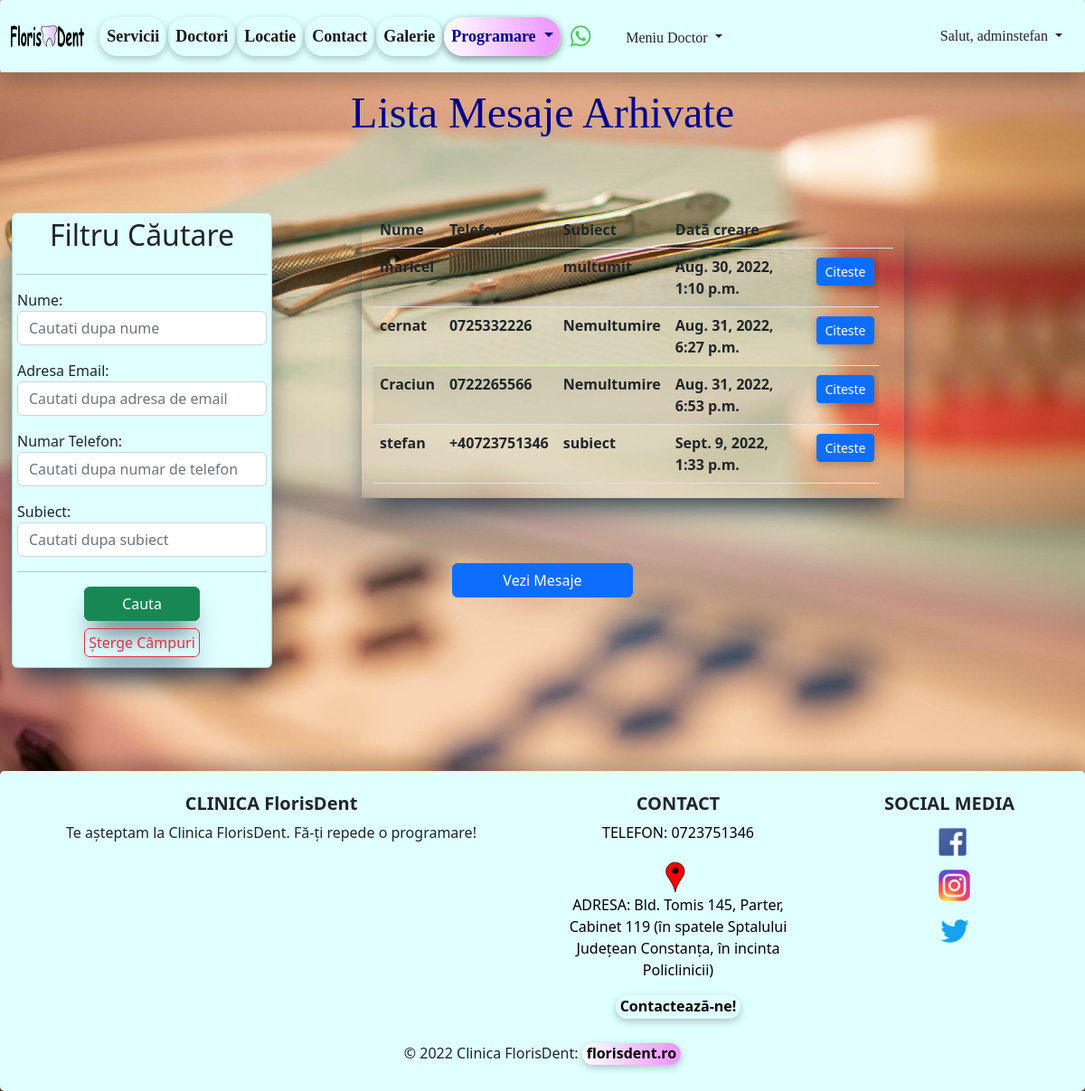
The page /list_of_mesaje_arhivate/ (signed in) on the database its author committed.
### home/models.py (models this page shows, shortened)
class Mesaj(models.Model):
    nume = models.CharField(max_length=40)
    email = models.EmailField(max_length=40)
    numar_telefon = models.CharField(blank=True, max_length=20)
    subiect = models.CharField(max_length=30)
    mesaj = models.TextField(max_length=500)
    active = models.BooleanField(default=True)
    created_at = models.DateTimeField(auto_now_add=True)
    updated_at = models.DateTimeField(auto_now=True)

### home/views.py (the view)
# urls.py: path('list_of_mesaje_arhivate/', views.MesajListViewArhivate.as_view(), name='list-of-mesaje-arhivate'),
class MesajListViewArhivate(LoginRequiredMixin, ListView):
    template_name = 'home/list_of_mesaje_arhiva.html'
    model = Mesaj
    context_object_name = 'all_mesaje_arhivate'
    def get_context_data(self, **kwargs):
        data = super(MesajListViewArhivate, self).get_context_data(**kwargs)
        all_mesaje_arhivate = Mesaj.objects.filter(active=False)
        data['mesaje_arhivate'] = all_mesaje_arhivate
        my_filter_ = MesajeFilters(self.request.GET, queryset=all_mesaje_arhivate)
        data['all_mesaje_arhivate'] = my_filter_.qs
        data['my_filter_arhivate'] = my_filter_
        return data

### templates/home/list_of_mesaje_arhiva.html (shortened to what this page needs)
{% extends 'base.html' %}
{% block content %}
    <h2 class="my_header text-center">Lista Mesaje Arhivate</h2>
    <br><br><br>
    <div class="container-fluid">
        <div class="row">
            <div class="col-md-4">
                <div class="card"
                     style="width: 18rem; position: fixed; box-shadow: rgb(38, 57, 77) 0px 20px 30px -10px; padding: 5px; margin: 1px; background-color: lightcyan">
                    <h2 class="my-h text-center">Filtru Căutare</h2>
                    <hr>
                    <form class="my-h" method="get">
                        {{ my_filter_arhivate.form.as_p }}
                        <hr>
                        <button type="submit" class="btn btn-success mx-auto"
                                style="display:grid; justify-content:center; width: 8rem; box-shadow: rgb(38, 57, 77) 0px 20px 30px -10px;  margin: 3%;">
                            Cauta
                        </button>
                        <a href="{% url 'list-of-mesaje-arhivate' %}" class="btn btn-outline-danger mx-auto"
                           style="display:flex; justify-content:center; width: 8rem; box-shadow: rgb(38, 57, 77) 0px 20px 30px -10px; padding:3px; margin: 2%;">
                            Șterge Câmpuri</a>
                    </form>
                </div>
            </div>
            <div class="col-md-6" style="box-shadow: rgb(38, 57, 77) 0px 20px 30px -10px;">
                <table class="table table-striped table-hover">
                    <thead>
                    <tr>
                        <th>Nume</th>
                        <th>Telefon</th>
                        <th>Subiect</th>
                        <th>Dată creare</th>
                        <th></th>
                        <th></th>
                    </tr>
                    </thead>
                    <tbody>
                    {% for mesaj in all_mesaje_arhivate %}
                        <tr>
                            {% if mesaj.active is False %}
                                <td>{{ mesaj.nume }}</td>
                                <td>{{ mesaj.numar_telefon }}</td>
                                <td>{{ mesaj.subiect }}</td>
                                <td>{{ mesaj.created_at }}</td>
                                <td><a type="button" href="{% url 'detail-mesaj' mesaj.id %}" class="btn btn-primary btn-sm"
                                       style="margin: 4%; width: auto; box-shadow: rgba(0, 0, 0, 0.24) 0px 3px 8px;">Citeste</a>
                                </td>
                            {% endif %}
                        </tr>
                    {% endfor %}
                    </tbody>
                </table>
            </div>
        </div>
    </div>
    <br><br><br>
    <div class="d-grid gap-2 col-2 mx-auto">
        <a href="{% url 'list-of-mesaje' %}" class="btn btn-primary" type="button">Vezi Mesaje</a>
    </div>
{% endblock %}

### templates/navbar.html (shortened to what this page needs)
{% load static %}
<nav class="navbar navbar-expand-sm sticky-top" style="background-color: #e0ffff; height: 80px">
    <div class="container-fluid">
        <a id="navbar-brand" class="navbar-brand" href="{% url 'home' %}" title="Prima Pagina FlorisDent">
            <img src="{% static 'images/florisdent_logo.svg' %}"
                 style="height: 1.6rem;">
        </a>
        <br>
        <div class="collapse navbar-collapse" id="navbarSupportedContent">
            <ul class="navbar-nav me-auto mb-2 mb-lg-0">
                <li class="nav-item">
                    <a class="nav-link active" aria-current="page" href="{% url 'list-preturi' %}"
                       title="Vezi serviciile noastre!">Servicii</a>
                </li>
                <li class="nav-item">
                    <a class="nav-link active" aria-current="page" href="{% url 'list-of-doctori' %}"
                       title="Vezi doctorii nostri!">Doctori</a>
                </li>
                <li class="nav-item d-flex">
                    <a class="nav-link active" aria-current="page" href="{% url 'locatie' %}"
                       title="Vezi unde ne gasesti in Constanta">Locatie
                    </a>
                </li>
                <li class="nav-item d-flex">
                    <a class="nav-link active" aria-current="page" href="{% url 'create-mesaj' %}"
                       title="Contacteaza-ne!">Contact
                    </a>
                </li>
                <li class="nav-item d-flex">
                    <a class="nav-link active" aria-current="page" href="{% url 'galerie' %}"
                       title="Vezi Galeria FlorisDent!">Galerie
                    </a>
                </li>
                <li class="nav-item dropdown">
                    <a class="nav-link dropdown-toggle" href="#" role="button" data-bs-toggle="dropdown"
                       aria-expanded="false" title="Fa o programare!" style="color: darkblue; box-shadow: rgba(0, 0, 0, 0.24) 0px 3px 8px;
                        border-radius: 25px; background: rgb(252,252,252); background: linear-gradient(90deg, rgba(255,255,255,1) 0%, rgba(237,155,255,1) 90%);">
                        Programare
                    </a>
                </li>
                <a class="navbar-brand"
                   href="https://api.whatsapp.com/send?phone=+40736407327&text=Buna ziua, as dori o programare, ma puteti ajuta?"
                   title="Contacteaza-ne prin WhatsApp">
                    <img src="{% static 'images/wapp.png' %}" style="height: 25px; padding-top: 1px">
                </a>
                {% if user.is_authenticated %}
                    <div class="dropdown">
                    <button class="btn b_doctor dropdown-toggle" type="button" data-bs-toggle="dropdown"
                            aria-expanded="false" title="Vezi Meniul Doctorului">
                        Meniu Doctor
                    </button>
                {% endif %}
                </div>
            </ul>
            {% if user.is_authenticated %}
                <div class="dropdown">
                    <button class="btn b_user dropdown-toggle" type="button" data-bs-toggle="dropdown"
                            aria-expanded="false">
                        Salut, {{ user }}
                    </button>
                </div>
            {% endif %}
        </div>
    </div>
</nav>

### static/css/main.css (style rules this page uses)
.my_header { color: #00008b; font-size: xxx-large; font-family: Inder, Verdana, Paytone One; text-shadow: 0 11px 8px #c4b59d; }
.nav-link { font-size: large; }

### templates/navbar.html (style rules this page uses)
#navbar-brand { margin-bottom: 5px; padding-bottom: 5px; }
.navbar { border-radius: 3px; box-shadow: rgba(0, 0, 0, 0.24) 0px 12px 20px; width: 100%; float: left; margin: 0 0 1em 0; padding: 0; }
.nav-item { font-weight: bold; font-size: small; font-family: "Microsoft Sans Serif"; margin: 1px; box-shadow: rgba(0, 0, 0, 0.24) 0px 3px 8px; color: black; border-radius: 20px; }
.b_user { border-radius: 25px; font-family: "Microsoft Sans Serif"; }
.b_doctor { border-radius: 25px; font-family: "Microsoft Sans Serif"; margin-top: 5px; }

### templates/home/list_of_mesaje_arhiva.html (style rules this page uses)
.table-hover { font-weight: bold; }

### rows shown on the page
Mesaj: nume "maricel", subiect "multumit", created_at "Aug. 30, 2022, 1:10 p.m."
Mesaj: nume "cernat", numar_telefon "0725332226", subiect "Nemultumire", created_at "Aug. 31, 2022, 6:27 p.m."
Mesaj: nume "Craciun", numar_telefon "0722265566", subiect "Nemultumire", created_at "Aug. 31, 2022, 6:53 p.m."
Mesaj: nume "stefan", numar_telefon "+40723751346", subiect "subiect", created_at "Sept. 9, 2022, 1:33 p.m."

### other values the page prints
{{ user }} "adminstefan"
